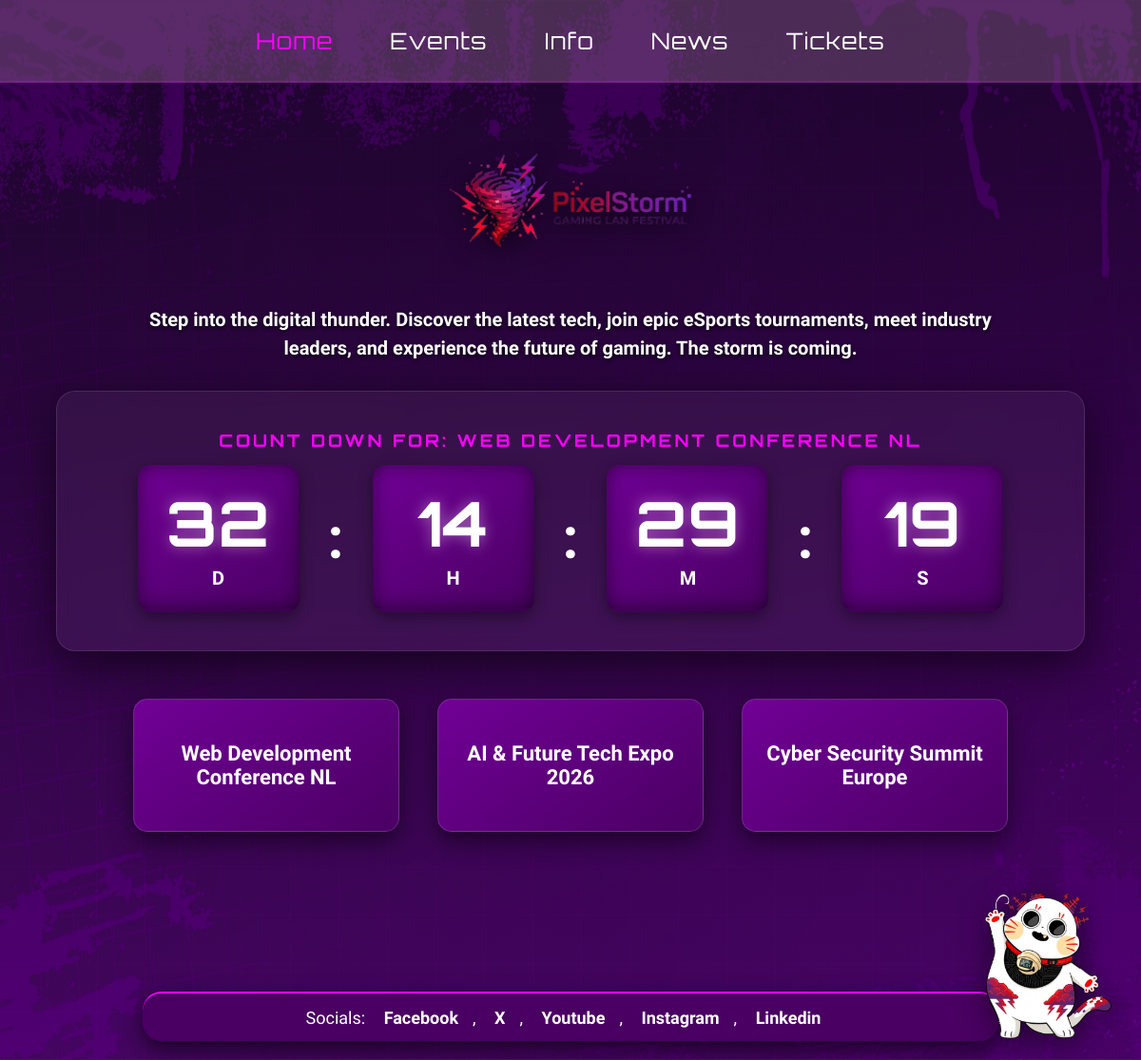
The page / on the database its author committed.
### tables this page shows
CREATE TABLE events (
    event_id INT NOT NULL PRIMARY KEY AUTO_INCREMENT,
    event_name VARCHAR(255) NOT NULL,
    event_date DATE NOT NULL,
    location VARCHAR(255) NOT NULL,
    price DECIMAL(10,2) NOT NULL,
    capacity INT NOT NULL,
    beschrijving TEXT NOT NULL,  
    tickets_sold INT NOT NULL DEFAULT 0
);

### index.php (the view, shortened to what this page needs)
<?php
try {
    $pdo = new PDO("mysql:host=localhost;dbname=sparklabs", "root", "");
    $pdo->setAttribute(PDO::ATTR_ERRMODE, PDO::ERRMODE_EXCEPTION);
} catch (PDOException $e) {
    die("Database verbinding mislukt: " . $e->getMessage());
}
$stmt = $pdo->query("SELECT event_name, event_date FROM events WHERE event_date >= CURDATE() ORDER BY event_date ASC LIMIT 3");
$events = $stmt->fetchAll(PDO::FETCH_ASSOC);
$next_event_name = !empty($events) ? $events[0]['event_name'] : "Next Event";
?>
<!DOCTYPE html>
<html lang="en">
<head>
    <link rel="stylesheet" href="index.css">
</head>
<body>
    <div class="lightning-container">
    </div>
    <header>
        <div class="midden">
            <form action="index.php"><button style="color: #ff00ff;">Home</button></form>
            <form action="events.php"><button>Events</button></form>
            <form action="info.php"><button>Info</button></form>
            <form action="News.php"><button>News</button></form>
            <form action="Tickets.php"><button>Tickets</button></form>
        </div>
    </header>
    <div class="logo">
        <img src="pixelstormlogo.png" alt="Logo">
    </div>
    <div class="home-intro-box">
        <p>Step into the digital thunder. Discover the latest tech, join epic eSports tournaments, meet industry leaders, and experience the future of gaming. The storm is coming.</p>
    </div>
    <div class="countdown">
        <h1>COUNT DOWN FOR: <?= htmlspecialchars($next_event_name) ?></h1>
        <div class="timer">
            <div class="timer-blok"><div id="days" class="timer-getal">0</div>D</div>
            <div class="timer-scheider">:</div>
            <div class="timer-blok"><div id="hours" class="timer-getal">0</div>H</div>
            <div class="timer-scheider">:</div>
            <div class="timer-blok"><div id="minutes" class="timer-getal">0</div>M</div>
            <div class="timer-scheider">:</div>
            <div class="timer-blok"><div id="seconds" class="timer-getal">0</div>S</div>
        </div>
    </div>
    <div class="evenementen-container">
        <?php if (!empty($events)): ?>
            <?php foreach ($events as $event): ?>
                <div class="evenement-blok">
                    <?= htmlspecialchars($event['event_name']) ?>
                </div>
            <?php endforeach; ?>
        <?php else: ?>
            <div class="evenement-blok">No events planned</div>
        <?php endif; ?>
    </div>
    <div class="balkmetkat centrerings-wrapper">
        <footer class="socials-balk">
            <p>
                Socials:
                <a href="#">Facebook</a>, <a href="#">X</a>, <a href="#">Youtube</a>, <a href="#">Instagram</a>, <a href="#">Linkedin</a>
            </p>
        </footer>
        <img src="pixelcat.png" alt="Mascotte" class="kat-figuurtje">
    </div>
</body>
</html>

### index.css (style rules this page uses)
html, body { margin: 0; padding: 0; overflow-x: hidden; min-height: 100vh; font-family: 'Rajdhani', sans-serif; color: white; background-color: #1a0024; background-image: linear-gradient(to bottom, rgba(30, 0, 50, 0.7), rgba(90, 0, 130, 0.6)), repeating-linear-gradient(0deg, transparent, transparent 50px, rgba(255, 0, 255, 0.05) 50px, rgba(255, 0, 255, 0.05) 51px), repeating-linear-gradient(90deg, transparent, transparent 50px, rgba(255, 0, 255, 0.05) 50px, rgba(255, 0, 255, 0.05) 51px), url('achtergrondpurple.jpg'); background-size: auto, auto, auto, cover; background-attachment: fixed; background-position: center; padding-bottom: 120px; box-sizing: border-box; }
h1, h2, h3, .timer-getal, .midden button, .logo h1 { font-family: 'Orbitron', sans-serif; letter-spacing: 1px; }
.lightning-container { position: fixed; top: 0; left: 0; width: 100vw; height: 100vh; pointer-events: none; z-index: 1; overflow: hidden; }
header { display: flex; width: 100%; height: 85px; background-color: rgba(142, 105, 142, 0.4); justify-content: center; align-items: center; position: relative; z-index: 10; border-bottom: 2px solid rgba(255, 0, 255, 0.2); }
.logo { display: flex; justify-content: center; width: 100%; margin-top: 40px; margin-bottom: 20px; z-index: 10; position: relative; }
.logo img { width: 320px; height: auto; filter: drop-shadow(0 6px 12px rgba(0,0,0,0.8)); }
.midden { display: flex; align-items: center; }
.midden form { margin: 0; }
.midden button { background-color: transparent; border: none; color: white; font-size: 24px; padding: 0 30px; cursor: pointer; transition: 0.3s; }
.home-intro-box { width: 80%; max-width: 900px; margin: 0 auto 30px auto; text-align: center; font-size: 20px; line-height: 1.5; text-shadow: 0 2px 4px rgba(0,0,0,0.8); font-weight: bold; position: relative; z-index: 10; }
.countdown { display: flex; flex-direction: column; align-items: center; background: rgba(255, 255, 255, 0.05); backdrop-filter: blur(12px); border: 1px solid rgba(255, 255, 255, 0.1); box-shadow: 0 15px 50px rgba(0,0,0,0.6); width: 85%; max-width: 1000px; padding: 40px; border-radius: 20px; margin: 0 auto 50px auto; text-align: center; position: relative; z-index: 10; }
.countdown h1:first-child { text-transform: uppercase; font-size: 18px; letter-spacing: 3px; color: #ff00ff; margin-bottom: 15px; margin-top: 0; }
.timer { display: flex; align-items: center; gap: 30px; }
.timer-blok { display: flex; flex-direction: column; justify-content: center; align-items: center; background: linear-gradient(145deg, #710096, #4a0063); padding: 20px 30px; border-radius: 15px; min-width: 110px; box-shadow: inset 0 0 20px rgba(0,0,0,0.5), 0 5px 15px rgba(0,0,0,0.4); border-bottom: 4px solid rgba(0,0,0,0.4); font-weight: bold; font-size: 20px; }
.timer-getal { font-size: 65px; display: block; margin-bottom: 5px; color: white; text-shadow: 0 0 15px rgba(255,255,255,0.4); }
.timer-scheider { font-size: 60px; font-weight: bold; }
.evenementen-container { display: flex; justify-content: center; gap: 40px; margin-top: 0; position: relative; z-index: 10; }
.evenement-blok { background: linear-gradient(145deg, #710096, #4a0063); border: 1px solid rgba(255, 255, 255, 0.15); width: 280px; height: 140px; border-radius: 15px; display: flex; justify-content: center; align-items: center; padding: 20px; font-size: 22px; font-weight: bold; text-align: center; box-shadow: 0 10px 25px rgba(0,0,0,0.5); transition: all 0.3s ease; cursor: pointer; box-sizing: border-box; }
.centrerings-wrapper { position: fixed; bottom: 20px; width: 100%; display: flex; justify-content: center; pointer-events: none; z-index: 1000; }
.socials-balk { background: rgba(74, 0, 99, 0.95); backdrop-filter: blur(5px); border-top: 2px solid #ff00ff; width: 900px; height: 50px; display: flex; justify-content: center; align-items: center; color: white; border-radius: 20px; pointer-events: auto; font-size: 18px; box-shadow: 0 10px 25px rgba(0,0,0,0.6); }
.socials-balk p { margin: 0; }
.socials-balk a { color: white; margin: 0 15px; text-decoration: none; transition: 0.3s; font-weight: bold; }
.kat-figuurtje { position: fixed; right: 30px; bottom: 20px; width: 140px; height: auto; z-index: 1100; pointer-events: auto; filter: drop-shadow(0 5px 15px rgba(0,0,0,0.5)); }

### rows shown on the page
events: event_name "WEB DEVELOPMENT CONFERENCE NL", event_name "Web Development Conference NL"
events: event_name "AI & Future Tech Expo 2026"
events: event_name "Cyber Security Summit Europe"
